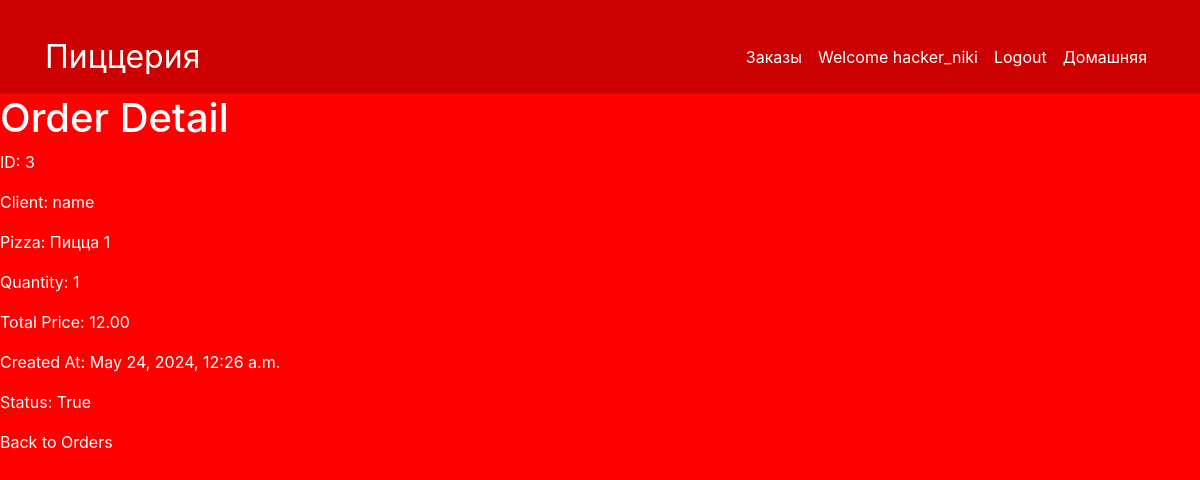
Screenshot of /orders/3/ (signed in) with the database file from the repository.
### pizza/models.py (models this page shows, shortened)
class Order(models.Model):
    client = models.ForeignKey(User, on_delete=models.CASCADE, related_name='client_orders')
    pizza = models.ForeignKey(Pizza, on_delete=models.CASCADE)
    quantity = models.PositiveIntegerField()
    total_price = models.DecimalField(max_digits=8, decimal_places=2)
    courier = models.ForeignKey(User, on_delete=models.SET_NULL, related_name='courier_orders', null=True,
                                blank=True)
    created_at = models.DateTimeField(auto_now_add=True)
    updated_at = models.DateTimeField(auto_now=False, null=True, blank=True)
    status = models.BooleanField(default=False)
    discount = models.DecimalField(max_digits=5, decimal_places=2, default=0)

class Pizza(models.Model):
    name = models.CharField(max_length=100)
    sauce = models.CharField(max_length=100)
    price = models.DecimalField(max_digits=6, decimal_places=2)
    image = models.ImageField(upload_to='media/pizza/')

### pizza/views.py (the view)
# urls.py: path('orders/<int:order_id>/', views.order_detail, name='order_detail'),
@user_passes_test(staff_required)
def order_detail(request, order_id):
    order = get_object_or_404(Order, id=order_id)
    return render(request, 'order_detail.html', {'order': order})

### pizza/views.py (called while the page is built)
def staff_required(user):
    return user.is_staff

### templates/order_detail.html (shortened to what this page needs)
{% extends "base.html" %}
{% block content %}
    <h1>Order Detail</h1>
    <p>ID: {{ order.id }}</p>
    <p>Client: {{ order.client.username }}</p>
    <p>Pizza: {{ order.pizza.name }}</p>
    <p>Quantity: {{ order.quantity }}</p>
    <p>Total Price: {{ order.total_price }}</p>
    <p>Created At: {{ order.created_at }}</p>
    <p>Status: {{ order.status }}</p>
    <a href="{% url 'pizza:order_list' %}">Back to Orders</a>
{% endblock %}

### templates/base.html (shortened to what this page needs)
{% load static %}
<!DOCTYPE html>
<html lang="en">
<head>
    <link href="https://stackpath.bootstrapcdn.com/bootstrap/4.5.2/css/bootstrap.min.css" rel="stylesheet">
    <link rel="stylesheet" href="{% static 'style.css' %}">
</head>
<body>
{% block top_navbar %}
    <nav class="navbar navbar-expand-md sticky-top">
        <div class="container">
            <a class="navbar-brand" href="{% url 'pizza:pizza_list' %}">Пиццерия</a>
            <div class="collapse navbar-collapse" id="navbarSupportedContent">
                <ul class="navbar-nav ml-auto">
                    {% if request.user.is_staff %}
                        <li class="nav-item active">
                            <a class="nav-link" href="{% url 'pizza:order_list' %}">Заказы</a>
                        </li>
                    {% endif %}
                    {% if request.user.is_authenticated %}
                        <li class="nav-item active">
                            <a class="nav-link"
                               href="{% url 'registration:user_profile' %}">Welcome {{ request.user }}</a>
                        </li>
                        <li class="nav-item active">
                            <a class="nav-link" href="{% url 'registration:logout' %}">Logout</a>
                        </li>
                    {% else %}
                        <li class="nav-item active">
                            <a class="nav-link" href="{% url 'registration:login' %}">Login/register</a>
                        </li>
                    {% endif %}
                    <li class="nav-item active">
                        <a class="nav-link" href="{% url 'blog:home' %}">Домашняя</a>
                    </li>
                </ul>
            </div>
        </div>
    </nav>
{% endblock top_navbar %}
{% block content %}{% endblock %}
</body>
</html>

### static/style.css (style rules this page uses)
body { background-color: #ff0000; color: #fff; }
.container { padding-top: 20px; }
.navbar { background-color: #cc0000; }
.navbar-brand, .navbar-toggler, .nav-link, a { color: #fff; }
.navbar-brand { font-size: xx-large; }

### rows the page displays
Order: id "3", client.username "name", pizza.name "Пицца 1", quantity "1", total_price "12.00", created_at "May 24, 2024, 12:26 a.m.", status "True"

### other values shown
{{ request.user }} "hacker_niki"
